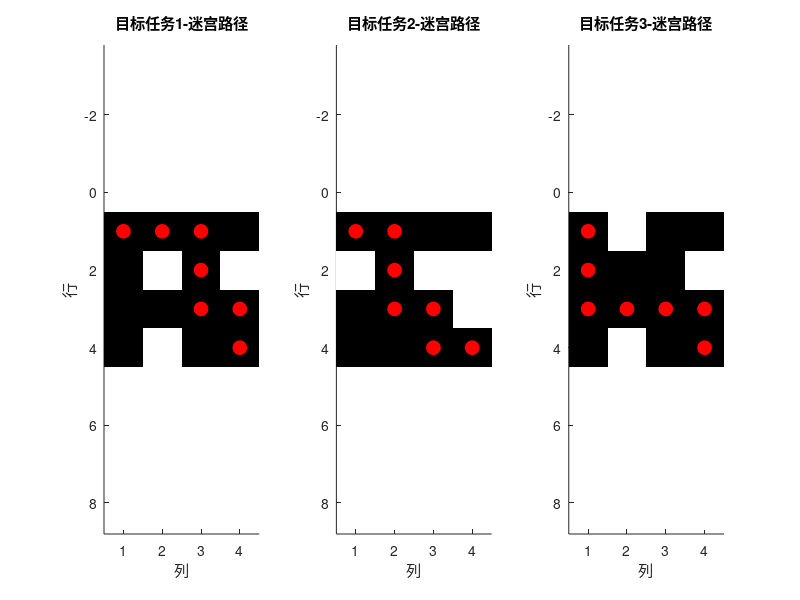
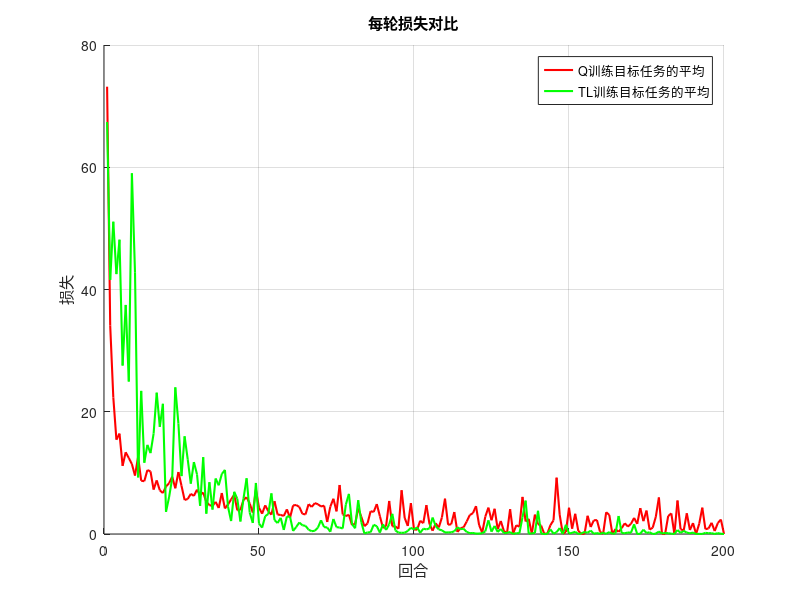
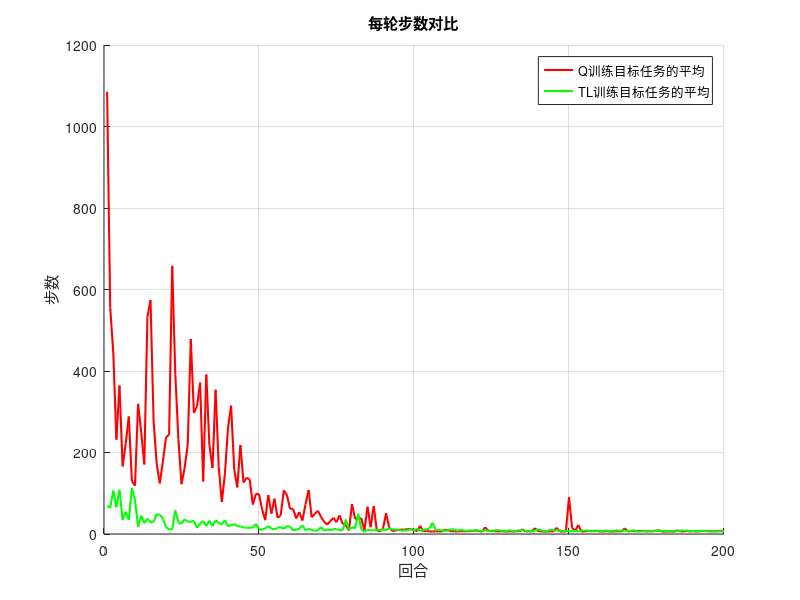
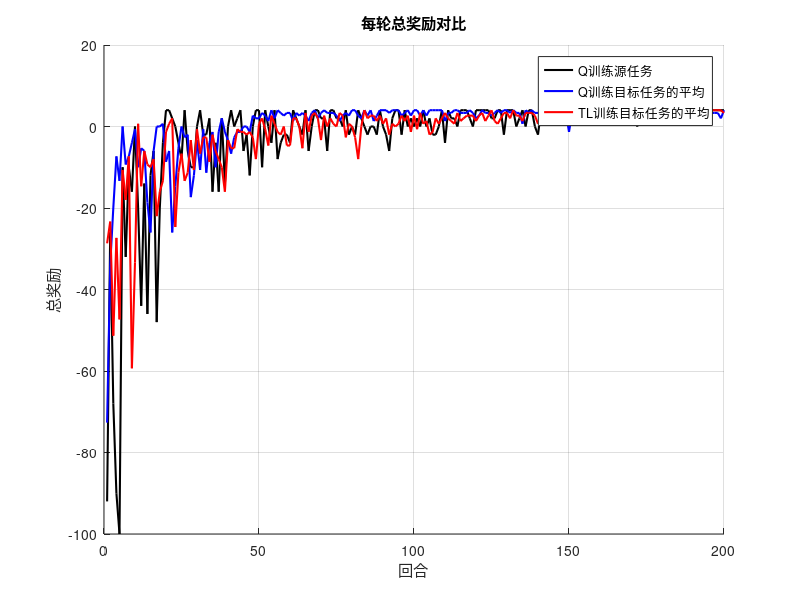

Recreate these plots in MATLAB, in order.
clear; clc; close all;

% 设置随机数种子
rng(1);

% 定义第一个迷宫（源任务）
maze0 = [0 0 0 0;
         1 1 0 1;
         0 0 0 0;
         0 1 1 0];
% 定义第二个迷宫（目标任务1）
maze1 = [0 0 0 0;
         0 1 0 1;
         0 0 0 0;
         0 1 0 0];
% 定义第三个迷宫（目标任务2）
maze2 = [0 0 0 0;
         1 0 1 1;
         0 0 0 1;
         0 0 0 0];
% 定义第二个迷宫（目标任务3）
maze3 = [0 1 0 0;
         0 0 0 1;
         0 0 0 0;
         0 1 0 0];

numRows0 = size(maze0, 1);
numCols0 = size(maze0, 2);
numStates0 = numRows0 * numCols0;

numRows1 = size(maze1, 1);
numCols1 = size(maze1, 2);
numStates1 = numRows1 * numCols1;

% Q-Learning 参数
numEpisodes = 200;  % 训练回合数
gamma = 0.9;         % 折扣因子
alpha = 0.1;         % 学习率
epsilon = 1;         % 探索率（初始高探索）

% 初始化 Q 表（源任务和目标任务）
Q0 = zeros(numStates0, 4); % 源任务的 Q 表
Q11 = zeros(numStates1, 4); % 目标任务1的 Q 表1
Q12 = zeros(numStates1, 4); % 目标任务1的 Q 表2
Q21 = zeros(numStates1, 4); % 目标任务2的 Q 表1
Q22 = zeros(numStates1, 4); % 目标任务2的 Q 表2
Q31 = zeros(numStates1, 4); % 目标任务3的 Q 表1
Q32 = zeros(numStates1, 4); % 目标任务3的 Q 表2

% 用于记录每轮总奖励、损失和步数
totalRewards0 = zeros(numEpisodes, 1);
totalRewards11 = zeros(numEpisodes, 1);
totalRewards12 = zeros(numEpisodes, 1);
totalRewards21 = zeros(numEpisodes, 1);
totalRewards22 = zeros(numEpisodes, 1);
totalRewards31 = zeros(numEpisodes, 1);
totalRewards32 = zeros(numEpisodes, 1);

losses0 = zeros(numEpisodes, 1);
losses11 = zeros(numEpisodes, 1);
losses12 = zeros(numEpisodes, 1);
losses21 = zeros(numEpisodes, 1);
losses22 = zeros(numEpisodes, 1);
losses31 = zeros(numEpisodes, 1);
losses32 = zeros(numEpisodes, 1);

steps0 = zeros(numEpisodes, 1);
steps11 = zeros(numEpisodes, 1);
steps12 = zeros(numEpisodes, 1);
steps21 = zeros(numEpisodes, 1);
steps22 = zeros(numEpisodes, 1);
steps31 = zeros(numEpisodes, 1);
steps32 = zeros(numEpisodes, 1);

% 定义动作
actions = [ -1, 0;  % 上
             1, 0;  % 下
             0, -1; % 左
             0, 1]; % 右

%% Q训练源任务
for episode = 1:numEpisodes
    % 初始化状态
    state = 1;  % 从(1,1)开始
    totalReward = 0; % 初始化每轮总奖励
    episodeSteps = 0; % 初始化步数
    episodeLoss = 0; % 初始化损失

    while true
        % 选择动作
        if rand < epsilon
            action = randi(4); % 探索
        else
            [~, action] = max(Q0(state, :)); % 利用
        end

        % 计算新状态
        [row, col] = ind2sub([numRows0, numCols0], state);
        newRow = row + actions(action, 1);
        newCol = col + actions(action, 2);
        
        % 检查新状态是否有效
        if newRow >= 1 && newRow <= numRows0 && newCol >= 1 && newCol <= numCols0 && maze0(newRow, newCol) == 0
            newState = sub2ind([numRows0, numCols0], newRow, newCol);
        else
            newState = state; % 如果无效，保持在当前状态
        end

        % 奖励设定
        reward = (newState == numStates0) * 10; % 到达终点奖励10
        if newState ~= state
            reward = reward - 1; % 每次有效移动给予-1的惩罚
        end
        
        totalReward = totalReward + reward; % 累加总奖励

        % 计算损失：Q值更新的变化
        loss = abs(Q0(state, action) - (reward + gamma * max(Q0(newState, :))));
        episodeLoss = episodeLoss + loss; % 累加损失
        
        % 更新 Q 值
        Q0(state, action) = Q0(state, action) + alpha * (reward + gamma * max(Q0(newState, :)) - Q0(state, action));

        % 更新状态
        state = newState;
        episodeSteps = episodeSteps + 1; % 步数加1

        if state == numStates0
            break; % 到达终点，结束回合
        end
    end
    
    totalRewards0(episode) = totalReward; % 记录每轮总奖励
    losses0(episode) = episodeLoss; % 记录每轮损失
    steps0(episode) = episodeSteps; % 记录每轮步数

    % 随着训练进展逐步减少 epsilon
    epsilon = max(0.1, epsilon * 0.99); % 保证 epsilon 不小于 0.1
end

% 打印学习到的源任务 Q 表
disp('Q训练源任务 Q表:');
disp(Q0);

%% Q训练目标任务1
for episode = 1:numEpisodes
    % 初始化状态
    state = 1;  % 从(1,1)开始
    totalReward = 0; % 初始化每轮总奖励
    episodeSteps = 0; % 初始化步数
    episodeLoss = 0; % 初始化损失
    while true
        % 选择动作
        if rand < epsilon
            action = randi(4); % 探索
        else
            [~, action] = max(Q11(state, :)); % 利用
        end

        % 计算新状态
        [row, col] = ind2sub([numRows1, numCols1], state);
        newRow = row + actions(action, 1);
        newCol = col + actions(action, 2);
        
        % 检查新状态是否有效
        if newRow >= 1 && newRow <= numRows1 && newCol >= 1 && newCol <= numCols1 && maze1(newRow, newCol) == 0
            newState = sub2ind([numRows1, numCols1], newRow, newCol);
        else
            newState = state; % 如果无效，保持在当前状态
        end

        % 奖励设定
        reward = (newState == numStates1) * 10; % 到达终点奖励10
        if newState ~= state
            reward = reward - 1; % 每次有效移动给予-1的惩罚
        end
        
        totalReward = totalReward + reward; % 累加总奖励
        
        % 计算损失：Q值更新的变化
        loss = abs(Q11(state, action) - (reward + gamma * max(Q11(newState, :))));
        episodeLoss = episodeLoss + loss; % 累加损失

        % 更新 Q 值
        Q11(state, action) = Q11(state, action) + alpha * (reward + gamma * max(Q11(newState, :)) - Q11(state, action));

        % 更新状态
        state = newState;
        episodeSteps = episodeSteps + 1; % 步数加1

        if state == numStates1
            break; % 到达终点，结束回合
        end
    end
    
    totalRewards11(episode) = totalReward; % 记录每轮总奖励
    losses11(episode) = episodeLoss; % 记录每轮损失
    steps11(episode) = episodeSteps; % 记录每轮步数

    % 随着训练进展逐步减少 epsilon
    epsilon = max(0.1, epsilon * 0.99); % 保证 epsilon 不小于 0.1
end

% 打印学习到的源任务 Q 表
disp('Q训练目标任务1 Q表:');
disp(Q11);

%% TL学习到目标任务1
% 利用源任务的 Q 表初始化目标任务的 Q 表
% 将源任务 Q 表的 Q 值根据目标任务的状态映射进行转移
Q12 = Q0;

% 训练目标任务
epsilon = 1; % 重新设置 epsilon

for episode = 1:numEpisodes
    % 初始化状态
    state = 1;  % 从(1,1)开始
    totalReward = 0; % 初始化每轮总奖励
    episodeSteps = 0; % 初始化步数
    episodeLoss = 0; % 初始化损失

    while true
        % 选择动作
        if rand < epsilon
            action = randi(4); % 探索
        else
            [~, action] = max(Q12(state, :)); % 利用
        end

        % 计算新状态
        [row, col] = ind2sub([numRows1, numCols1], state);
        newRow = row + actions(action, 1);
        newCol = col + actions(action, 2);
        
        % 检查新状态是否有效
        if newRow >= 1 && newRow <= numRows1 && newCol >= 1 && newCol <= numCols1 && maze1(newRow, newCol) == 0
            newState = sub2ind([numRows1, numCols1], newRow, newCol);
        else
            newState = state; % 如果无效，保持在当前状态
        end

        % 奖励设定
        reward = (newState == numStates1) * 10; % 到达终点奖励10
        if newState ~= state
            reward = reward - 1; % 每次有效移动给予-1的惩罚
        end
        
        totalReward = totalReward + reward; % 累加总奖励
        
        % 计算损失：Q值更新的变化
        loss = abs(Q12(state, action) - (reward + gamma * max(Q12(newState, :))));
        episodeLoss = episodeLoss + loss; % 累加损失

        % 更新 Q 值
        Q12(state, action) = Q12(state, action) + alpha * (reward + gamma * max(Q12(newState, :)) - Q12(state, action));

        % 更新状态
        state = newState;
        episodeSteps = episodeSteps + 1; % 步数加1

        if state == numStates1
            break; % 到达终点，结束回合
        end
    end
    
    totalRewards12 (episode) = totalReward; % 记录每轮总奖励
    losses12(episode) = episodeLoss; % 记录每轮损失
    steps12(episode) = episodeSteps; % 记录每轮步数

    % 随着训练进展逐步减少 epsilon
    epsilon = max(0.1, epsilon * 0.99); % 保证 epsilon 不小于 0.1
end

% 打印学习到的目标任务 Q 表
disp('TL训练目标任务1 Q表:');
disp(Q12);
 
% 从起点到终点找到最佳路径
path1 = [];
state = 1; % 从(1,1)开始
while state ~= numStates1
    path1 = [path1; state]; % 记录路径
    [~, action] = max(Q12(state, :)); % 选择最优动作
    [row, col] = ind2sub([numRows1, numCols1], state);
    newRow = row + actions(action, 1);
    newCol = col + actions(action, 2);
    state = sub2ind([numRows1, numCols1], newRow, newCol); % 更新状态
end
path1 = [path1; state]; % 添加终点

% 输出最佳路径
disp('目标任务1-最佳路径状态:');
disp(path1);

%% Q训练目标任务2
for episode = 1:numEpisodes
    % 初始化状态
    state = 1;  % 从(1,1)开始
    totalReward = 0; % 初始化每轮总奖励
    episodeSteps = 0; % 初始化步数
    episodeLoss = 0; % 初始化损失

    while true
        % 选择动作
        if rand < epsilon
            action = randi(4); % 探索
        else
            [~, action] = max(Q21(state, :)); % 利用
        end

        % 计算新状态
        [row, col] = ind2sub([numRows1, numCols1], state);
        newRow = row + actions(action, 1);
        newCol = col + actions(action, 2);
        
        % 检查新状态是否有效
        if newRow >= 1 && newRow <= numRows1 && newCol >= 1 && newCol <= numCols1 && maze2(newRow, newCol) == 0
            newState = sub2ind([numRows1, numCols1], newRow, newCol);
        else
            newState = state; % 如果无效，保持在当前状态
        end

        % 奖励设定
        reward = (newState == numStates1) * 10; % 到达终点奖励10
        if newState ~= state
            reward = reward - 1; % 每次有效移动给予-1的惩罚
        end
        
        totalReward = totalReward + reward; % 累加总奖励
        
        % 计算损失：Q值更新的变化
        loss = abs(Q21(state, action) - (reward + gamma * max(Q21(newState, :))));
        episodeLoss = episodeLoss + loss; % 累加损失

        % 更新 Q 值
        Q21(state, action) = Q21(state, action) + alpha * (reward + gamma * max(Q21(newState, :)) - Q21(state, action));

        % 更新状态
        state = newState;
        episodeSteps = episodeSteps + 1; % 步数加1

        if state == numStates1
            break; % 到达终点，结束回合
        end
    end
    
    totalRewards21(episode) = totalReward; % 记录每轮总奖励
    losses21(episode) = episodeLoss; % 记录每轮损失
    steps21(episode) = episodeSteps; % 记录每轮步数

    % 随着训练进展逐步减少 epsilon
    epsilon = max(0.1, epsilon * 0.99); % 保证 epsilon 不小于 0.1
end

% 打印学习到的源任务 Q 表
disp('Q训练目标任务2 Q表:');
disp(Q21);

%% 迁移学习到目标任务2
% 利用源任务的 Q 表初始化目标任务的 Q 表
% 将源任务 Q 表的 Q 值根据目标任务的状态映射进行转移
Q22 = Q0;

% 训练目标任务
epsilon = 1; % 重新设置 epsilon

for episode = 1:numEpisodes
    % 初始化状态
    state = 1;  % 从(1,1)开始
    totalReward = 0; % 初始化每轮总奖励
    episodeSteps = 0; % 初始化步数
    episodeLoss = 0; % 初始化损失

    while true
        % 选择动作
        if rand < epsilon
            action = randi(4); % 探索
        else
            [~, action] = max(Q22(state, :)); % 利用
        end

        % 计算新状态
        [row, col] = ind2sub([numRows1, numCols1], state);
        newRow = row + actions(action, 1);
        newCol = col + actions(action, 2);
        
        % 检查新状态是否有效
        if newRow >= 1 && newRow <= numRows1 && newCol >= 1 && newCol <= numCols1 && maze2(newRow, newCol) == 0
            newState = sub2ind([numRows1, numCols1], newRow, newCol);
        else
            newState = state; % 如果无效，保持在当前状态
        end

        % 奖励设定
        reward = (newState == numStates1) * 10; % 到达终点奖励10
        if newState ~= state
            reward = reward - 1; % 每次有效移动给予-1的惩罚
        end
        
        totalReward = totalReward + reward; % 累加总奖励
        
        % 计算损失：Q值更新的变化
        loss = abs(Q22(state, action) - (reward + gamma * max(Q22(newState, :))));
        episodeLoss = episodeLoss + loss; % 累加损失

        % 更新 Q 值
        Q22(state, action) = Q22(state, action) + alpha * (reward + gamma * max(Q22(newState, :)) - Q22(state, action));

        % 更新状态
        state = newState;
        episodeSteps = episodeSteps + 1; % 步数加1

        if state == numStates1
            break; % 到达终点，结束回合
        end
    end
    
    totalRewards22 (episode) = totalReward; % 记录每轮总奖励
    losses22(episode) = episodeLoss; % 记录每轮损失
    steps22(episode) = episodeSteps; % 记录每轮步数

    % 随着训练进展逐步减少 epsilon
    epsilon = max(0.1, epsilon * 0.99); % 保证 epsilon 不小于 0.1
end

% 打印学习到的目标任务 Q 表
disp('TL训练目标任务2 Q表:');
disp(Q22);
 
% 从起点到终点找到最佳路径
path2 = [];
state = 1; % 从(1,1)开始
while state ~= numStates1
    path2 = [path2; state]; % 记录路径
    [~, action] = max(Q22(state, :)); % 选择最优动作
    [row, col] = ind2sub([numRows1, numCols1], state);
    newRow = row + actions(action, 1);
    newCol = col + actions(action, 2);
    state = sub2ind([numRows1, numCols1], newRow, newCol); % 更新状态
end
path2 = [path2; state]; % 添加终点

% 输出最佳路径
disp('目标任务2-最佳路径状态:');
disp(path2);

%% Q训练目标任务3
for episode = 1:numEpisodes
    % 初始化状态
    state = 1;  % 从(1,1)开始
    totalReward = 0; % 初始化每轮总奖励
    episodeSteps = 0; % 初始化步数
    episodeLoss = 0; % 初始化损失

    while true
        % 选择动作
        if rand < epsilon
            action = randi(4); % 探索
        else
            [~, action] = max(Q31(state, :)); % 利用
        end

        % 计算新状态
        [row, col] = ind2sub([numRows1, numCols1], state);
        newRow = row + actions(action, 1);
        newCol = col + actions(action, 2);
        
        % 检查新状态是否有效
        if newRow >= 1 && newRow <= numRows1 && newCol >= 1 && newCol <= numCols1 && maze3(newRow, newCol) == 0
            newState = sub2ind([numRows1, numCols1], newRow, newCol);
        else
            newState = state; % 如果无效，保持在当前状态
        end

        % 奖励设定
        reward = (newState == numStates1) * 10; % 到达终点奖励10
        if newState ~= state
            reward = reward - 1; % 每次有效移动给予-1的惩罚
        end
        
        totalReward = totalReward + reward; % 累加总奖励
        
        % 计算损失：Q值更新的变化
        loss = abs(Q31(state, action) - (reward + gamma * max(Q31(newState, :))));
        episodeLoss = episodeLoss + loss; % 累加损失

        % 更新 Q 值
        Q31(state, action) = Q31(state, action) + alpha * (reward + gamma * max(Q31(newState, :)) - Q31(state, action));

        % 更新状态
        state = newState;
        episodeSteps = episodeSteps + 1; % 步数加1

        if state == numStates1
            break; % 到达终点，结束回合
        end
    end
    
    totalRewards31(episode) = totalReward; % 记录每轮总奖励
    losses31(episode) = episodeLoss; % 记录每轮损失
    steps31(episode) = episodeSteps; % 记录每轮步数

    % 随着训练进展逐步减少 epsilon
    epsilon = max(0.1, epsilon * 0.99); % 保证 epsilon 不小于 0.1
end

% 打印学习到的源任务 Q 表
disp('Q训练目标任务3 Q表:');
disp(Q31);

%% 迁移学习到目标任务3
% 利用源任务的 Q 表初始化目标任务的 Q 表
% 将源任务 Q 表的 Q 值根据目标任务的状态映射进行转移
Q32 = Q0;

% 训练目标任务
epsilon = 1; % 重新设置 epsilon

for episode = 1:numEpisodes
    % 初始化状态
    state = 1;  % 从(1,1)开始
    totalReward = 0; % 初始化每轮总奖励
    episodeSteps = 0; % 初始化步数
    episodeLoss = 0; % 初始化损失

    while true
        % 选择动作
        if rand < epsilon
            action = randi(4); % 探索
        else
            [~, action] = max(Q32(state, :)); % 利用
        end

        % 计算新状态
        [row, col] = ind2sub([numRows1, numCols1], state);
        newRow = row + actions(action, 1);
        newCol = col + actions(action, 2);
        
        % 检查新状态是否有效
        if newRow >= 1 && newRow <= numRows1 && newCol >= 1 && newCol <= numCols1 && maze3(newRow, newCol) == 0
            newState = sub2ind([numRows1, numCols1], newRow, newCol);
        else
            newState = state; % 如果无效，保持在当前状态
        end

        % 奖励设定
        reward = (newState == numStates1) * 10; % 到达终点奖励10
        if newState ~= state
            reward = reward - 1; % 每次有效移动给予-1的惩罚
        end
        
        totalReward = totalReward + reward; % 累加总奖励
        
        % 计算损失：Q值更新的变化
        loss = abs(Q32(state, action) - (reward + gamma * max(Q32(newState, :))));
        episodeLoss = episodeLoss + loss; % 累加损失

        % 更新 Q 值
        Q32(state, action) = Q32(state, action) + alpha * (reward + gamma * max(Q32(newState, :)) - Q32(state, action));

        % 更新状态
        state = newState;
        episodeSteps = episodeSteps + 1; % 步数加1

        if state == numStates1
            break; % 到达终点，结束回合
        end
    end
    
    totalRewards32 (episode) = totalReward; % 记录每轮总奖励
    losses32(episode) = episodeLoss; % 记录每轮损失
    steps32(episode) = episodeSteps; % 记录每轮步数

    % 随着训练进展逐步减少 epsilon
    epsilon = max(0.1, epsilon * 0.99); % 保证 epsilon 不小于 0.1
end

% 打印学习到的目标任务 Q 表
disp('TL训练目标任务3 Q表:');
disp(Q32);
 
% 从起点到终点找到最佳路径
path3 = [];
state = 1; % 从(1,1)开始
while state ~= numStates1
    path3 = [path3; state]; % 记录路径
    [~, action] = max(Q32(state, :)); % 选择最优动作
    [row, col] = ind2sub([numRows1, numCols1], state);
    newRow = row + actions(action, 1);
    newCol = col + actions(action, 2);
    state = sub2ind([numRows1, numCols1], newRow, newCol); % 更新状态
end
path3 = [path3; state]; % 添加终点

% 输出最佳路径
disp('目标任务3-最佳路径状态:');
disp(path3);

%% 可视化小人走迷宫路径
% 创建一个包含3个子图的图形窗口
figure;

% 子图1：目标任务1的迷宫路径
subplot(1, 3, 1); % 将图像划分为1行3列，当前是第1个子图
hold on;
% 绘制目标任务1的迷宫
imagesc(maze1 == 1); % 绘制障碍物
colormap(gray);
axis equal;
set(gca, 'YDir', 'reverse'); % 设置Y轴方向为反向
title('目标任务1-迷宫路径');
xlabel('列');
ylabel('行');

% 在路径上绘制小人
for i = 1:length(path1)
    [row, col] = ind2sub([numRows1, numCols1], path1(i));
    plot(col, row, 'ro', 'MarkerSize', 10, 'MarkerFaceColor', 'r'); % 绘制小人
    pause(0.5); % 暂停0.5秒以显示每一步
end
hold off;

% 子图2：目标任务2的迷宫路径
subplot(1, 3, 2); % 当前是第2个子图
hold on;
% 绘制目标任务2的迷宫
imagesc(maze2 == 1); % 绘制障碍物
colormap(gray);
axis equal;
set(gca, 'YDir', 'reverse'); % 设置Y轴方向为反向
title('目标任务2-迷宫路径');
xlabel('列');
ylabel('行');

% 在路径上绘制小人
for i = 1:length(path2)
    [row, col] = ind2sub([numRows1, numCols1], path2(i));
    plot(col, row, 'ro', 'MarkerSize', 10, 'MarkerFaceColor', 'r'); % 绘制小人
    pause(0.5); % 暂停0.5秒以显示每一步
end
hold off;

% 子图3：目标任务3的迷宫路径
subplot(1, 3, 3); % 当前是第3个子图
hold on;
% 绘制目标任务3的迷宫
imagesc(maze3 == 1); % 绘制障碍物
colormap(gray);
axis equal;
set(gca, 'YDir', 'reverse'); % 设置Y轴方向为反向
title('目标任务3-迷宫路径');
xlabel('列');
ylabel('行');

% 在路径上绘制小人
for i = 1:length(path3)
    [row, col] = ind2sub([numRows1, numCols1], path3(i));
    plot(col, row, 'ro', 'MarkerSize', 10, 'MarkerFaceColor', 'r'); % 绘制小人
    pause(0.5); % 暂停0.5秒以显示每一步
end
hold off;

%% 可视化算法损失函数
figure;
hold on;

%计算目标任务1~3的Q训练损失和TL训练损失的平均值
lossesQ = (losses11 + losses21 + losses31) / 3;
lossesTL = (losses12 + losses22 + losses32) / 3;

% 绘制两条曲线，分别使用不同的颜色
plot(lossesQ, 'r', 'LineWidth', 1.5); % 'r'表示红色
plot(lossesTL, 'g', 'LineWidth', 1.5); % 'g'表示红色

%测试是否取平均
% plot(totalRewards21, 'y', 'LineWidth', 1.5); % 'y'表示黄色

% 添加标题和标签
title('每轮损失对比');
xlabel('回合');
ylabel('损失');

% 添加图例，标明不同曲线的意义legend('Q训练源任务', 'Q训练目标任务的平均', 'TL训练目标任务的平均');
legend('Q训练目标任务的平均', 'TL训练目标任务的平均');
%legend('Q训练目标任务的平均', 'TL训练目标任务的平均');

grid on;  % 显示网格
hold off; % 释放当前图形

%% 可视化每轮步数
figure;
hold on;

%计算目标任务1~3的Q训练损失和TL训练损失的平均值
stepsQ = (steps11 + steps21 + steps31) / 3;
stepsTL = (steps12 + steps22 + steps32) / 3;

% 绘制两条曲线，分别使用不同的颜色
plot(stepsQ, 'r', 'LineWidth', 1.5); % 'r'表示红色
plot(stepsTL, 'g', 'LineWidth', 1.5); % 'g'表示红色

%测试是否取平均
% plot(totalRewards21, 'y', 'LineWidth', 1.5); % 'y'表示黄色

% 添加标题和标签
title('每轮步数对比');
xlabel('回合');
ylabel('步数');

% 添加图例，标明不同曲线的意义legend('Q训练源任务', 'Q训练目标任务的平均', 'TL训练目标任务的平均');
legend('Q训练目标任务的平均', 'TL训练目标任务的平均');
%legend('Q训练目标任务的平均', 'TL训练目标任务的平均');

grid on;  % 显示网格
hold off; % 释放当前图形

%% 可视化平均总奖励
figure;
hold on;

%计算目标任务1~3的Q训练奖励和TL训练奖励的平均值
totalRewardsQ = (totalRewards11 + totalRewards21 + totalRewards31) / 3;
totalRewardsTL = (totalRewards12 + totalRewards22 + totalRewards32) / 3;

% 绘制三条曲线，分别使用不同的颜色
plot(totalRewards0, 'k', 'LineWidth', 1.5); % 'k'表示黑色
plot(totalRewardsQ, 'b', 'LineWidth', 1.5); % 'b'表示蓝色
plot(totalRewardsTL, 'r', 'LineWidth', 1.5); % 'r'表示红色

%测试是否取平均
% plot(totalRewards21, 'y', 'LineWidth', 1.5); % 'y'表示黄色

% 添加标题和标签
title('每轮总奖励对比');
xlabel('回合');
ylabel('总奖励');

% 添加图例，标明不同曲线的意义legend('Q训练源任务', 'Q训练目标任务的平均', 'TL训练目标任务的平均');
legend('Q训练源任务', 'Q训练目标任务的平均', 'TL训练目标任务的平均');
%legend('Q训练目标任务的平均', 'TL训练目标任务的平均');

grid on;  % 显示网格
hold off; % 释放当前图形
